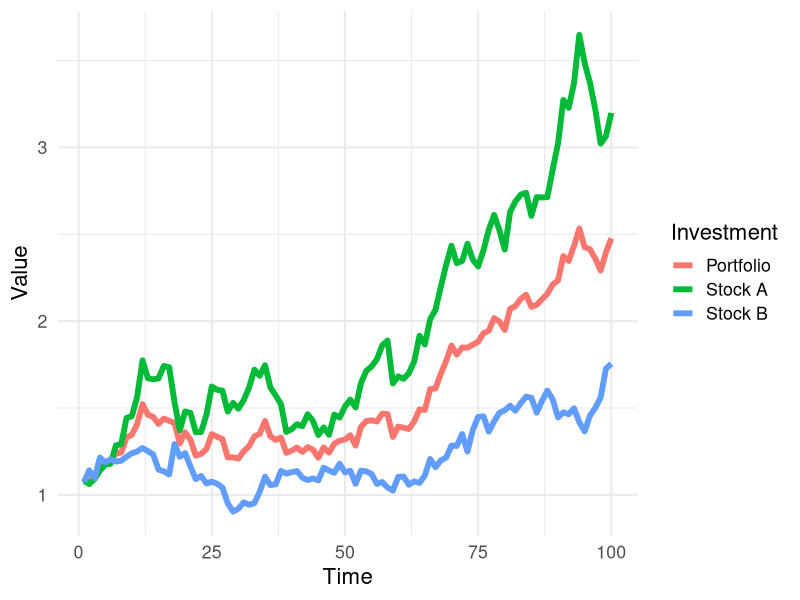

Write R code to recreate this figure.
## ---- chunk 1
library(tidyverse)

set.seed(42)

A_log_returns <- rnorm(100, 0.01, 0.05)
B_log_returns <- rnorm(100, 0.01, 0.05)

data <- tibble(
    `Stock A` = exp(cumsum(A_log_returns)),
    `Stock B` = exp(cumsum(B_log_returns)),
    Portfolio = (exp(cumsum(A_log_returns)) + exp(cumsum(B_log_returns))) / 2
)

data %>%
    mutate(Time = row_number()) %>%
    pivot_longer(-Time, names_to = "Investment", values_to = "Value") %>%
    ggplot(aes(x = Time, y = Value, color = Investment)) +
    geom_line(size = 2) +
    theme_minimal(16)
